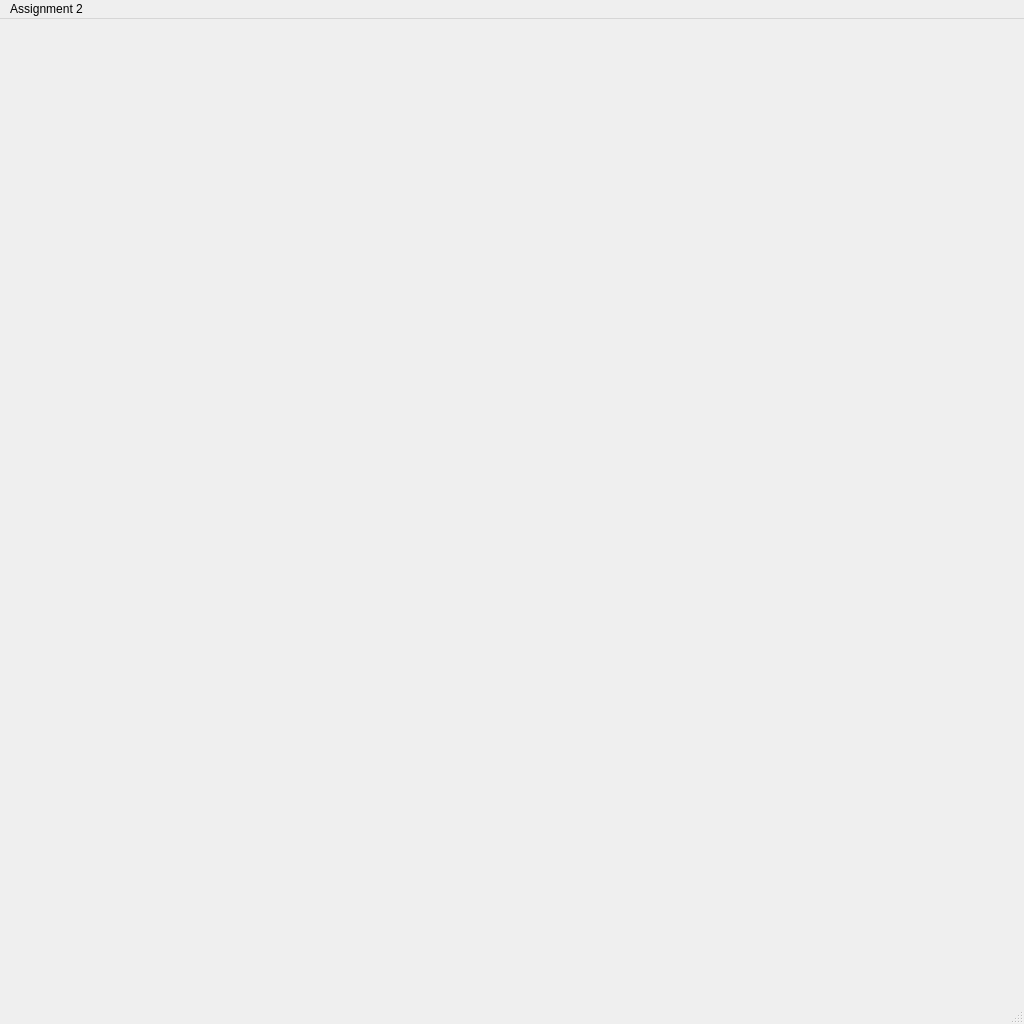
<?xml version="1.0" encoding="UTF-8"?>
<ui version="4.0">
 <class>MainWindow</class>
 <widget class="QMainWindow" name="MainWindow">
  <property name="geometry">
   <rect>
    <x>0</x>
    <y>0</y>
    <width>1024</width>
    <height>1024</height>
   </rect>
  </property>
  <property name="windowTitle">
   <string>Four View Demo</string>
  </property>
  <widget class="QWidget" name="centralwidget"/>
  <widget class="QMenuBar" name="menubar">
   <property name="geometry">
    <rect>
     <x>0</x>
     <y>0</y>
     <width>1024</width>
     <height>22</height>
    </rect>
   </property>
   <widget class="QMenu" name="menuAssignment_2">
    <property name="title">
     <string>Assignment 2</string>
    </property>
   </widget>
   <addaction name="menuAssignment_2"/>
  </widget>
  <widget class="QStatusBar" name="statusbar"/>
 </widget>
 <resources/>
 <connections/>
</ui>
